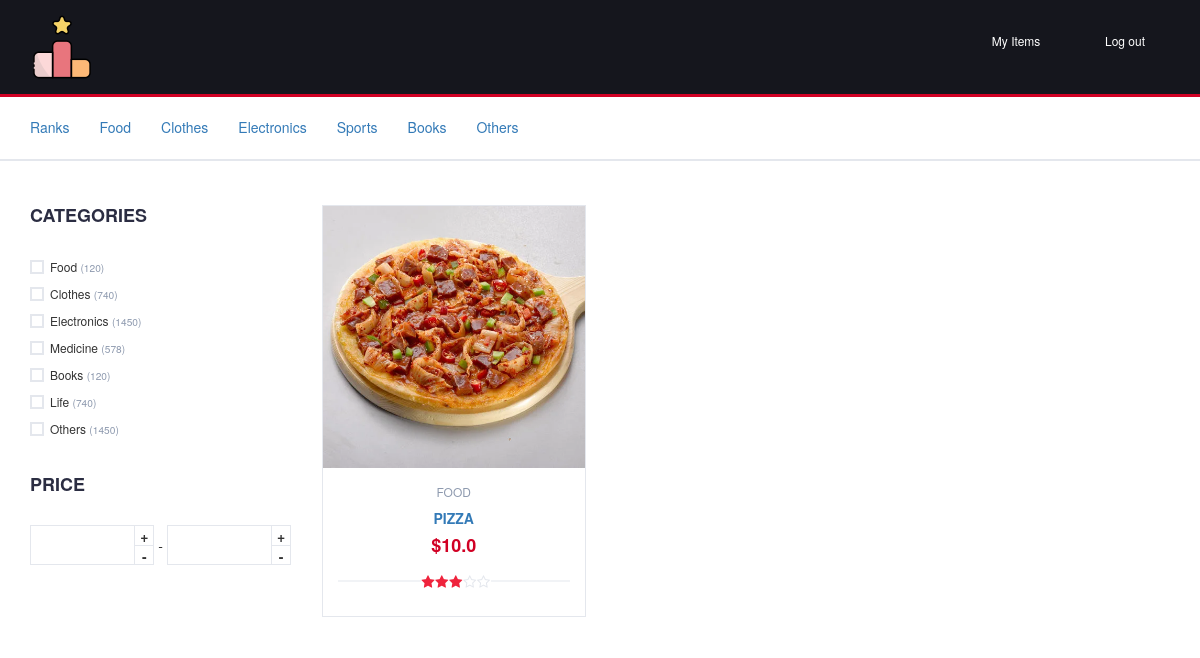
Page /search_product/pizza (signed in) on the committed database.
### app/models.py (models this page shows, shortened)
class Product(db.Model):
    __tablename__ = 'products'
    id = db.Column(db.Integer, primary_key=True)
    name = db.Column(db.String(64), index=True)
    category = db.Column(db.String(32), index=True)
    description = db.Column(db.String(128), index=True)
    image = db.Column(db.String(256), index=True)
    price = db.Column(db.Float, index=True)
    avg_star = db.Column(db.Float, index=True, default=0)
    user_id = db.Column(db.Integer, db.ForeignKey('users.id'))
    feedbacks = db.relationship('Feedback', backref='rated', lazy='dynamic')

### app/load/routes.py (the view)
@load.route('/search_product/<name>', methods=['GET', 'POST'])
def search_product(name):
    if session.get("ID") is None:
        return redirect(url_for('auth.login'))
    products = Product.query.filter_by(name=name).all()
    pls = []
    count = 1
    for p in products:
        p.avg_star = round(p.avg_star)
        pls.append(p)
        if count % 3 == 0:
            pls.append(" ")
        count += 1
    return render_template('load/search_product.html', pls=pls)

### app/templates/load/search_product.html (shortened to what this page needs)
{% extends "base.html" %}
{% block navigation %}
    <nav id="navigation">
        <div class="container">
            <div id="responsive-nav">
                <ul class="main-nav nav navbar-nav">
                    <li><a href="{{ url_for('auth.index') }}">Ranks</a></li>
                    <li><a href="{{ url_for('load.display_product', cat='food') }}">Food</a></li>
                    <li><a href="{{ url_for('load.display_product', cat='clothes') }}">Clothes</a></li>
                    <li><a href="{{ url_for('load.display_product', cat='electronics') }}">Electronics</a></li>
                    <li><a href="{{ url_for('load.display_product', cat='sports') }}">Sports</a></li>
                    <li><a href="{{ url_for('load.display_product', cat='books') }}">Books</a></li>
                    <li><a href="{{ url_for('load.display_product', cat='others') }}">Others</a></li>
                </ul>
            </div>
        </div>
    </nav>
{% endblock %}
{% block content %}
    <div class="section">
        <div class="container">
            <div class="row">
                <div id="aside" class="col-md-3">
                    <div class="aside">
                        <h3 class="aside-title">Categories</h3>
                        <div class="checkbox-filter">
                            <div class="input-checkbox">
                                <label for="category-1">
                                    <span></span>
                                    Food
                                    <small>(120)</small>
                                </label>
                            </div>
                            <div class="input-checkbox">
                                <label for="category-2">
                                    <span></span>
                                    Clothes
                                    <small>(740)</small>
                                </label>
                            </div>
                            <div class="input-checkbox">
                                <label for="category-3">
                                    <span></span>
                                    Electronics
                                    <small>(1450)</small>
                                </label>
                            </div>
                            <div class="input-checkbox">
                                <label for="category-4">
                                    <span></span>
                                    Medicine
                                    <small>(578)</small>
                                </label>
                            </div>
                            <div class="input-checkbox">
                                <label for="category-5">
                                    <span></span>
                                    Books
                                    <small>(120)</small>
                                </label>
                            </div>
                            <div class="input-checkbox">
                                <label for="category-6">
                                    <span></span>
                                    Life
                                    <small>(740)</small>
                                </label>
                            </div>
                            <div class="input-checkbox">
                                <label for="category-7">
                                    <span></span>
                                    Others
                                    <small>(1450)</small>
                                </label>
                            </div>
                        </div>
                    </div>
                    <div class="aside">
                        <h3 class="aside-title">Price</h3>
                        <div class="price-filter">
                            <div class="input-number price-min">
                                <input id="price-min" type="number">
                                <span class="qty-up">+</span>
                                <span class="qty-down">-</span>
                            </div>
                            <span>-</span>
                            <div class="input-number price-max">
                                <input id="price-max" type="number">
                                <span class="qty-up">+</span>
                                <span class="qty-down">-</span>
                            </div>
                        </div>
                    </div>
                </div>
                <div id="store" class="col-md-9">
                    <div class="row">
                        {% for p in pls %}
                            {% if p == " " %}
                                <div class="clearfix visible-lg visible-md"></div>
                            {% else %}
                                <div class="col-md-4 col-xs-6">
                                    <div class="product">
                                        <div class="product-img">
                                            <img src={{ p.image }} alt="">
                                        </div>
                                        <div class="product-body">
                                            <p class="product-category">{{ p.category }}</p>
                                            <h3 class="product-name"><a href="{{ url_for('load.product_details', p=p.id) }}">{{ p.name }}</a></h3>
                                            <h4 class="product-price">${{ p.price }}</h4>
                                            <div class="product-rating">
                                                {% if p.avg_star != 0 %}
                                                    {% for s in range (0, p.avg_star) %}
                                                        <i class="fa fa-star"></i>
                                                    {% endfor %}
                                                {% endif %}
                                                {% if p.avg_star != 5 %}
                                                    {% for s in range (0, (5-p.avg_star)) %}
                                                        <i class="fa fa-star-o"></i>
                                                    {% endfor %}
                                                {% endif %}
                                            </div>
                                        </div>
                                    </div>
                                </div>
                            {% endif %}
                        {% endfor %}
                    </div>
                </div>
            </div>
        </div>
    </div>
{% endblock %}

### app/static/css/page.css (style rules this page uses)
* { -webkit-box-sizing: border-box; -moz-box-sizing: border-box; box-sizing: border-box; }
html { font-size: 10px; -webkit-tap-highlight-color: rgba(0,0,0,0); font-family: sans-serif; -webkit-text-size-adjust: 100%; -ms-text-size-adjust: 100%; }
.btn-group-vertical>.btn-group:after, .btn-group-vertical>.btn-group:before, .btn-toolbar:after, .btn-toolbar:before, .clearfix:after, .clearfix:before, .container-fluid:after, .container-fluid:before, .container:after, .container:before, .dl-horizontal dd:after, .dl-horizontal dd:before, .form-horizontal .form-group:after, .form-horizontal .form-group:before, .modal-footer:after, .modal-footer:before, .modal-header:after, .modal-header:before, .nav:after, .nav:before, .navbar-collapse:after, .navbar-collapse:before, .navbar-header:after, .navbar-header:before, .navbar:after, .navbar:before, .pager:after, .pager:before, .panel-body:after, .panel-body:before, .row:after, .row:before { display: table; content: " "; }
.btn-group-vertical>.btn-group:after, .btn-toolbar:after, .clearfix:after, .container-fluid:after, .container:after, .dl-horizontal dd:after, .form-horizontal .form-group:after, .modal-footer:after, .modal-header:after, .nav:after, .navbar-collapse:after, .navbar-header:after, .navbar:after, .pager:after, .panel-body:after, .row:after { clear: both; }
body { font-family: 'Montserrat', sans-serif; font-weight: 400; color: #333; font-family: "Helvetica Neue",Helvetica,Arial,sans-serif; font-size: 14px; line-height: 1.42857143; color: #333; background-color: #fff; margin: 0; }
.container { padding-right: 15px; padding-left: 15px; margin-right: auto; margin-left: auto; }
@media (min-width: 768px) { .container { width: 750px; } }
@media (min-width: 992px) { .container { width: 970px; } }
@media (min-width: 1200px) { .container { width: 1170px; } }
.row { margin-right: -15px; margin-left: -15px; }
.col-lg-1, .col-lg-10, .col-lg-11, .col-lg-12, .col-lg-2, .col-lg-3, .col-lg-4, .col-lg-5, .col-lg-6, .col-lg-7, .col-lg-8, .col-lg-9, .col-md-1, .col-md-10, .col-md-11, .col-md-12, .col-md-2, .col-md-3, .col-md-4, .col-md-5, .col-md-6, .col-md-7, .col-md-8, .col-md-9, .col-sm-1, .col-sm-10, .col-sm-11, .col-sm-12, .col-sm-2, .col-sm-3, .col-sm-4, .col-sm-5, .col-sm-6, .col-sm-7, .col-sm-8, .col-sm-9, .col-xs-1, .col-xs-10, .col-xs-11, .col-xs-12, .col-xs-2, .col-xs-3, .col-xs-4, .col-xs-5, .col-xs-6, .col-xs-7, .col-xs-8, .col-xs-9 { position: relative; min-height: 1px; padding-right: 15px; padding-left: 15px; }
.col-xs-6 { width: 50%; }
@media (min-width: 992px) { .col-md-1, .col-md-10, .col-md-11, .col-md-12, .col-md-2, .col-md-3, .col-md-4, .col-md-5, .col-md-6, .col-md-7, .col-md-8, .col-md-9 { float: left; } }
@media (min-width: 992px) { .col-md-9 { width: 75%; } }
@media (min-width: 992px) { .col-md-4 { width: 33.33333333%; } }
@media (min-width: 992px) { .col-md-3 { width: 25%; } }
a { color: #2B2D42; font-weight: 500; -webkit-transition: 0.2s color; transition: 0.2s color; color: #337ab7; text-decoration: none; background-color: transparent; }
img { vertical-align: middle; border: 0; }
input { font-family: inherit; font-size: inherit; line-height: inherit; line-height: normal; margin: 0; font: inherit; color: inherit; }

### app/static/css/navigation.css (style rules this page uses)
nav { display: block; }
#navigation { background: #FFF; border-bottom: 2px solid #E4E7ED; border-top: 3px solid #D10024; }
ol, ul { margin-top: 0; margin-bottom: 10px; }
ul, ol { margin: 0; padding: 0; list-style: none; }
.nav { padding-left: 0; margin-bottom: 0; list-style: none; }
.navbar-nav { margin: 7.5px -15px; }
@media (min-width: 768px) { .navbar-nav { float: left; margin: 0; } }
.nav>li { position: relative; display: block; }
@media (min-width: 768px) { .navbar-nav>li { float: left; } }
.nav>li>a { position: relative; display: block; padding: 10px 15px; }
.navbar-nav>li>a { padding-top: 10px; padding-bottom: 10px; line-height: 20px; }
@media (min-width: 768px) { .navbar-nav>li>a { padding-top: 15px; padding-bottom: 15px; } }
.main-nav>li>a { padding: 20px 0px; }
.main-nav>li+li { margin-left: 30px; }
.main-nav>li>a:after { content: ""; display: block; width: 0%; height: 2px; background-color: #D10024; -webkit-transition: 0.2s all; transition: 0.2s all; }

### app/static/css/product.css (style rules this page uses)
p { margin: 0 0 10px; }
button, input, optgroup, select, textarea { margin: 0; font: inherit; color: inherit; }
button, input, select, textarea { font-family: inherit; font-size: inherit; line-height: inherit; }

### rows in the picture
Product: image (picture), category "FOOD", name "PIZZA", price "10.0", avg_star 3 (drawn)
